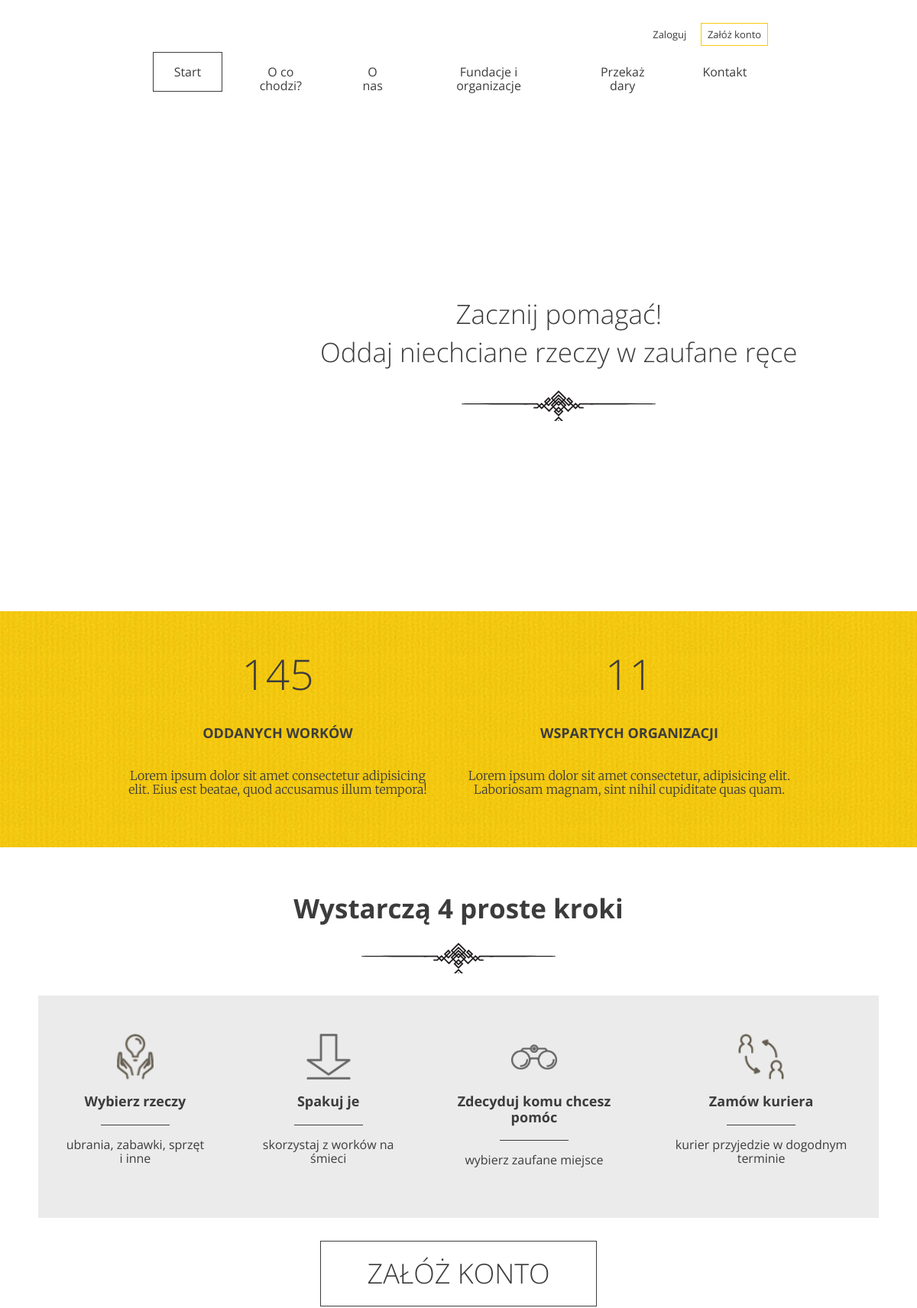
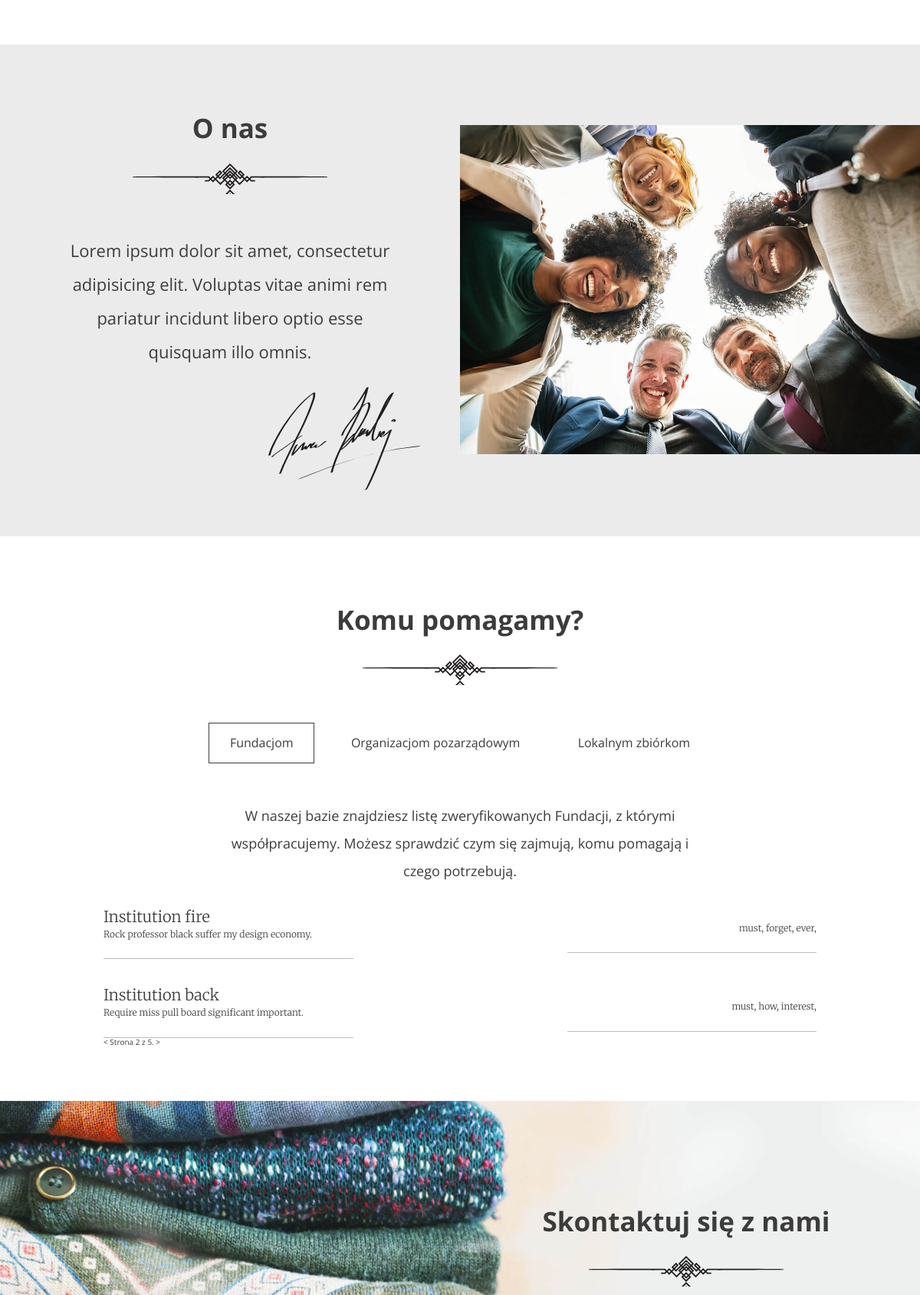
Screenshot of /?page=2 (upper part) with the database file from the repository (2 pictures, top to bottom).
### charity/models.py (models this page shows, shortened)
class Institution(models.Model):
    name = models.CharField(max_length=256)
    description = models.TextField()
    type = models.IntegerField(choices=INSTITUTION_TYPES, default=1)
    categories = models.ManyToManyField(Category)

class Category(models.Model):
    name = models.CharField(max_length=64)
    def __str__(self):
        return self.name

### charity/views.py (the view)
# urls.py: path('', LandingPage.as_view()),
class LandingPage(View):
    def get(self, request):
        bags = list(Donation.objects.aggregate(Sum('quantity')).values())[
                   0] or 0  # robimy listę i wyciągamy pierwszy element
        institutions = Donation.objects.values('institution_id')
        institution_list = []
        for inst in institutions:
            if inst in institution_list:
                pass
            else:
                institution_list.append(inst)
        institution_count = len(institution_list)
        foundations_list = Institution.objects.filter(type=1)
        nongov_organizations_list = Institution.objects.filter(type=2)
        local_list = Institution.objects.filter(type=3)
        paginator_foundations = Paginator(foundations_list, 2)
        page_foundations = request.GET.get("page")
        foundations = paginator_foundations.get_page(page_foundations)
        paginator_nongov = Paginator(nongov_organizations_list, 2)
        page_nongov = request.GET.get("page")
        nongov_organizations = paginator_nongov.get_page(page_nongov)
        paginator_local = Paginator(local_list, 2)
        page_local = request.GET.get("page")
        local = paginator_local.get_page(page_local)
        return render(request, 'index.html', {"bags": bags,
                                              "institution_count": institution_count,
                                              "foundations": foundations,
                                              "nongov_organizations": nongov_organizations,
                                              "local": local})

### charity/templates/index.html (shortened to what this page needs)
{%  extends 'base.html' %}
{% block content %}
    {% load static %}
    <header class="header--main-page">
      {% include 'navigation.html' %}
      <div class="slogan container container--90">
        <div class="slogan--item">
          <h1>
            Zacznij pomagać!<br />
            Oddaj niechciane rzeczy w zaufane ręce
          </h1>
        </div>
      </div>
    </header>
    <section id="stats" class="stats">
      <div class="container container--85">
        <div class="stats--item">
          <em>{{ bags }}</em>
          <h3>Oddanych worków</h3>
          <p>Lorem ipsum dolor sit amet consectetur adipisicing elit. Eius est beatae, quod accusamus illum tempora!</p>
        </div>
        <div class="stats--item">
          <em>{{ institution_count }}</em>
          <h3>Wspartych organizacji</h3>
          <p>Lorem ipsum dolor sit amet consectetur, adipisicing elit. Laboriosam magnam, sint nihil cupiditate quas quam.</p>
        </div>
      </div>
    </section>
    <section id="steps" class="steps">
      <h2>Wystarczą 4 proste kroki</h2>
      <div class="steps--container">
        <div class="steps--item">
          <span class="icon icon--hands"></span>
          <h3>Wybierz rzeczy</h3>
          <p>ubrania, zabawki, sprzęt i inne</p>
        </div>
        <div class="steps--item">
          <span class="icon icon--arrow"></span>
          <h3>Spakuj je</h3>
          <p>skorzystaj z worków na śmieci</p>
        </div>
        <div class="steps--item">
          <span class="icon icon--glasses"></span>
          <h3>Zdecyduj komu chcesz pomóc</h3>
          <p>wybierz zaufane miejsce</p>
        </div>
        <div class="steps--item">
          <span class="icon icon--courier"></span>
          <h3>Zamów kuriera</h3>
          <p>kurier przyjedzie w dogodnym terminie</p>
        </div>
      </div>
      <a href="/register" class="btn btn--large">Załóż konto</a>
    </section>
    <section id="about-us" class="about-us">
      <div class="about-us--text">
        <h2>O nas</h2>
        <p>Lorem ipsum dolor sit amet, consectetur adipisicing elit. Voluptas vitae animi rem pariatur incidunt libero optio esse quisquam illo omnis.</p>
        <img src="{% static 'images/signature.svg' %}" class="about-us--text-signature" alt="Signature" />
      </div>
      <div class="about-us--image"><img src="{% static 'images/about-us.jpg' %}" alt="People in circle" /></div>
    </section>
     <section id="help" class="help">
      <h2>Komu pomagamy?</h2>
      <ul class="help--buttons">
        <li data-id="1"><a href="#" class="btn btn--without-border active">Fundacjom</a></li>
        <li data-id="2"><a href="#" class="btn btn--without-border">Organizacjom pozarządowym</a></li>
        <li data-id="3"><a href="#" class="btn btn--without-border">Lokalnym zbiórkom</a></li>
      </ul>
      <div class="help--slides active" data-id="1">
        <p>W naszej bazie znajdziesz listę zweryfikowanych Fundacji, z którymi współpracujemy. Możesz sprawdzić czym się zajmują, komu pomagają i czego potrzebują.</p>
            {% for foundation in foundations %}
        <ul class="help--slides-items">
          <li>
            <div class="col">
              <div class="title">{{ foundation.name }}</div>
              <div class="subtitle">{{foundation.description}}</div>
            </div>
            <div class="col"><div class="text">
                {% for cat in foundation.categories.all %}
                    {{ cat }},
                {% endfor %}
            </div></div>
          </li>
            {% endfor %}
        </ul>
        <div class="pagination">
            <span class="step-links">
                {% if foundations.has_previous %}
                    <a href="?page={{ foundations.previous_page_number }}#help">&lt;</a>
                {% endif %}
                <span class="current">
                    Strona {{ foundations.number }} z {{ foundations.paginator.num_pages }}.
                </span>
                {% if foundations.has_next %}
                    <a href="?page={{ foundations.next_page_number }}#help">&gt;</a>
                {% endif %}
            </span>
        </div>
      </div>
    </section>
{% endblock %}

### rows the page displays
Institution: name "Institution fire", description "Rock professor black suffer my design economy."
Category: name "must"
Category: name "forget"
Category: name "ever"
Institution: name "Institution back", description "Require miss pull board significant important."
Category: name "how"
Category: name "interest"

### other values shown
{{ bags }} "145"
{{ institution_count }} "11"
{{ foundations.number }} "2"
{{ foundations.paginator.num_pages }} "5"
